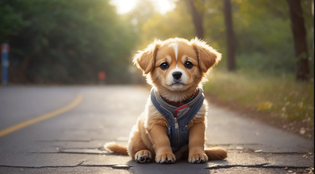
#> input picture Screenshot (33).png, 315 x 174 px, shrunk from 1579 x 872 before the run, found by its file name
$ jupyter execute Opencv_Face_Recongnition_From_Image.ipynb
#> lines starting #> are read from the running program, lines starting #| are printed output that depends on the picture
<a href="https://colab.research.google.com/github/Titli-17/Face-Recognition-/blob/main/Opencv_Face_Recongnition_From_Image.ipynb" target="_parent"></a>

[cell 1]
import cv2
import matplotlib.pyplot as plt

[cell 2]
# Read Images

img = cv2.imread("/content/sample_data/Screenshot (33).png")
#> img is the input picture: shape (174, 315, 3); mean B, G, R 92.2, 111.4, 122.9
print(img)
#> (printed output is left out)

[cell 3]
print(img.shape)
#| (174, 315, 3)

newImg = cv2.cvtColor(img, cv2.COLOR_BGR2RGB)

[cell 4]
print(img[0][0])
#| [34 40 32]

[cell 5]
# Show this image
plt.imshow(img)
plt.show()

[cell 6]
plt.imshow(newImg)
plt.show()

**Haarcascade Classifier **

[cell 7]
import cv2
import matplotlib.pyplot as plt

[cell 8]
# Read Images

Img = cv2.imread("/content/sample_data/church-of-the-king-j9jZSqfH5YI-unsplash.jpg")
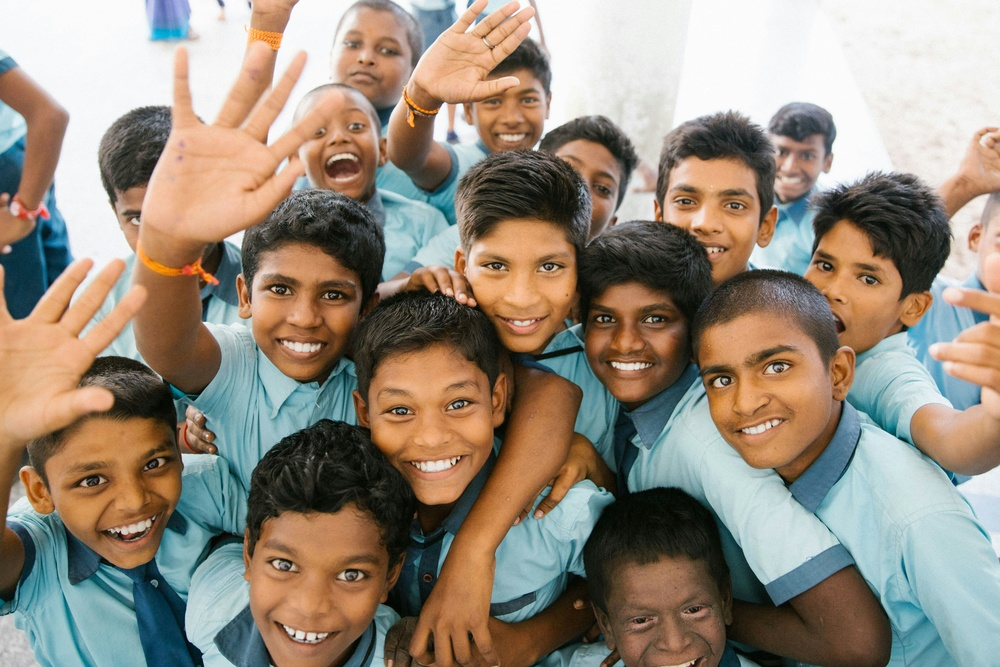
#> input picture church-of-the-king-j9jZSqfH5YI-unsplash.jpg, 1000 x 667 px, shrunk from 5013 x 3342 before the run, found by its file name
#> Img is the input picture: shape (667, 1000, 3); mean B, G, R 124.6, 138.8, 150
print(Img)
#> (printed output is left out)

[cell 9]
print(Img.shape)
#| (667, 1000, 3)
newImg = cv2.cvtColor(Img, cv2.COLOR_BGR2RGB)
#> newImg: shape (667, 1000, 3)

[cell 10]
print(Img[0][0])
#| [250 248 247]

[cell 11]
# Show this Image
plt.imshow(Img)
plt.show()

[cell 12]
plt.imshow(newImg)
plt.axis("off")
plt.show()

[cell 13]
import cv2
model = cv2.CascadeClassifier(cv2.data.haarcascades + "haarcascade_frontalface_default.xml")

[cell 14]
faces = model.detectMultiScale(newImg,1.3,1)
#> faces = [[767, 135, 53, 53], [210, 299, 53, 53], [325, 12, 85, 85], [466, 64, 90, 90], [576, 276, 108, 108], [650, 159, 116, 116], [461, 216, 128, 128], [239, 241, 131, 131], [682, 311, 147, 147], [359, 349, 145, 145], [245, 512, 147, 147], [48, 417, 151, 151]]
faces
#> Out has the same summary as faces

[cell 15]
for f in faces:
  x,y,w,h = f
  cv2.rectangle(newImg,(x,y),(x+w,y+h),(0,255,0),10)  #method for draw reactangle(10=thickness of the line)
#> this loop made 12 passes
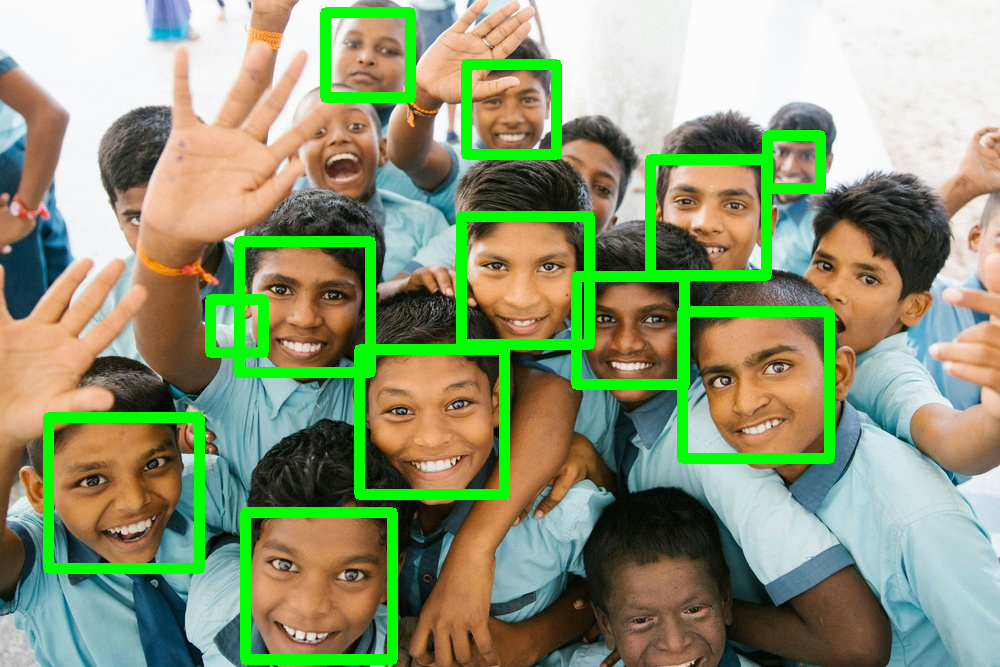
#> newImg: shape (667, 1000, 3); mean R, G, B 140.6, 151.7, 117

plt.imshow(newImg)
plt.show()
